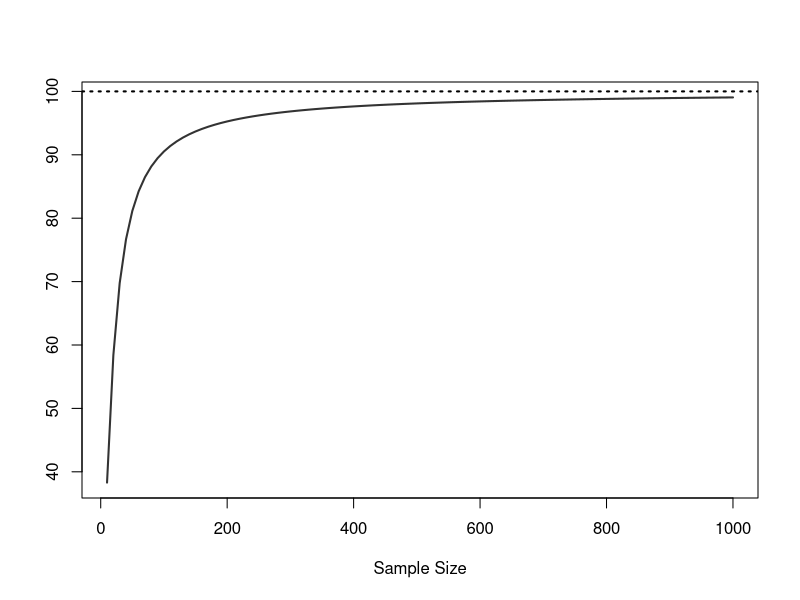

Recreate this plot in R.
## ---- chunk 1
knitr::opts_knit$set(root.dir = '/home/tucker/Documents/GitHub/BEwebinar/Data')
## ---- chunk 2
phi <- .9
n <- seq(10,1000,10)

longrun.var <- (1-phi^2)^(-1)*(1 + 2*phi*(1-phi)^(-1)*
	((1-phi^n) - (1-phi^n*(1+n*(1-phi)))*(n*(1-phi))^(-1)))
longrun.var <- ts(longrun.var,start=10,frequency=.10)
plot(longrun.var,xlab="Sample Size",ylab="",lwd=2,col=grey(.2))
abline(h=1/(1-phi)^2,lty=3,lwd=2)
